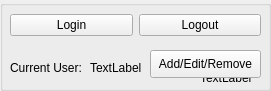
   <widget class="QGroupBox" name="groupBox">
    <property name="geometry">
     <rect>
      <x>660</x>
      <y>40</y>
      <width>271</width>
      <height>91</height>
     </rect>
    </property>
    <property name="title">
     <string/>
    </property>
    <widget class="QWidget" name="horizontalLayoutWidget_2">
     <property name="geometry">
      <rect>
       <x>10</x>
       <y>10</y>
       <width>251</width>
       <height>31</height>
      </rect>
     </property>
     <layout class="QHBoxLayout" name="horizontalLayout_2">
      <item>
       <widget class="QPushButton" name="PB_Login">
        <property name="text">
         <string>Login</string>
        </property>
       </widget>
      </item>
      <item>
       <widget class="QPushButton" name="PB_Logout">
        <property name="text">
         <string>Logout</string>
        </property>
       </widget>
      </item>
     </layout>
    </widget>
    <widget class="QLabel" name="label_4">
     <property name="geometry">
      <rect>
       <x>10</x>
       <y>60</y>
       <width>91</width>
       <height>16</height>
      </rect>
     </property>
     <property name="text">
      <string>Current User:</string>
     </property>
    </widget>
    <widget class="QLabel" name="Lbl_CurrentUser">
     <property name="geometry">
      <rect>
       <x>90</x>
       <y>60</y>
       <width>55</width>
       <height>16</height>
      </rect>
     </property>
     <property name="text">
      <string>TextLabel</string>
     </property>
    </widget>
    <widget class="QLabel" name="Lbl_user_role">
     <property name="geometry">
      <rect>
       <x>200</x>
       <y>70</y>
       <width>55</width>
       <height>16</height>
      </rect>
     </property>
     <property name="text">
      <string>TextLabel</string>
     </property>
    </widget>
    <widget class="QPushButton" name="PB_User">
     <property name="geometry">
      <rect>
       <x>150</x>
       <y>50</y>
       <width>111</width>
       <height>28</height>
      </rect>
     </property>
     <property name="text">
      <string>Add/Edit/Remove</string>
     </property>
    </widget>
   </widget>
